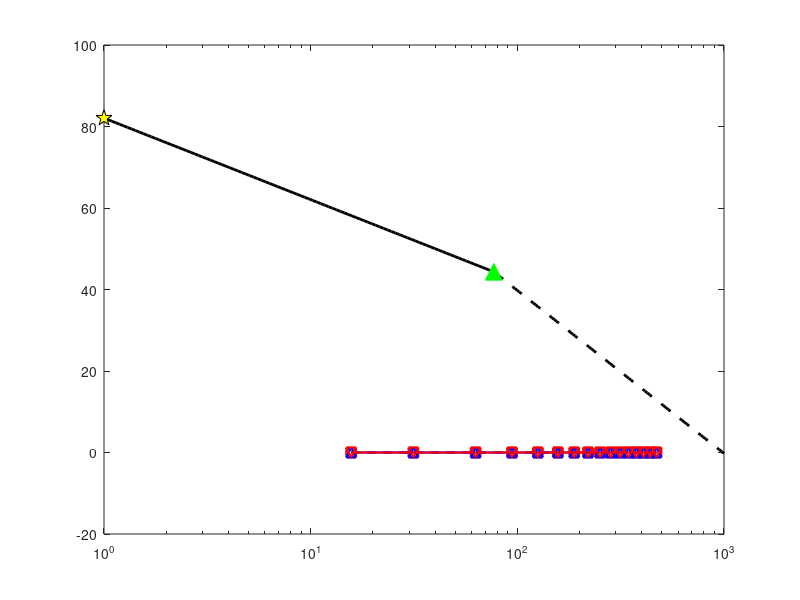

Write the MATLAB code that produced this figure. (Note: this script raises an error after producing the figure.)
%% Lab 5 - System Identification Batch Processor
clear; close all; clc;

%% ── Parameters ───────────────────────────────────────────────────────────────
test_amps  = [0.5, 1.0];
test_freqs = [2.5, 5.0, 10.0, 15.0, 20.0, 25.0, 30.0, 35.0, ...
              40.0, 45.0, 50.0, 55.0, 60.0, 65.0, 70.0, 75.0];

Fs     = 1000;    % Sampling frequency (Hz)
Tdelay = 1.071;   % Seconds to skip for filter transient

% Estimated plant parameters
Km      = 12672;
Tm      = 0.013;
omega_m = 1 / Tm;  % Break frequency ~76.9 rad/s

%% ── Pre-allocate ─────────────────────────────────────────────────────────────
Mag_dB_05V    = zeros(1, length(test_freqs));
Mag_dB_10V    = zeros(1, length(test_freqs));
Mag_dB_05V_bw = zeros(1, length(test_freqs));
Mag_dB_10V_bw = zeros(1, length(test_freqs));

% Also store counts for Post-Lab 2 tables
Counts_05V    = zeros(1, length(test_freqs));
Counts_10V    = zeros(1, length(test_freqs));
Counts_05V_bw = zeros(1, length(test_freqs));
Counts_10V_bw = zeros(1, length(test_freqs));

%% ── Batch Process ────────────────────────────────────────────────────────────
fprintf('Starting Batch Process...\n');


for a_idx = 1:length(test_amps)
    Amp_in = test_amps(a_idx);
    
    for f_idx = 1:length(test_freqs)
        Freq_in = test_freqs(f_idx);
        
        % Construct filename
        fname = fullfile('Test_run', sprintf('sweep_%.1fV_%.1fHz.txt', Amp_in, Freq_in));
        
        % Safety check
        if ~isfile(fname)
            warning('File %s not found! Skipping...', fname);
            continue;
        end
        
        % Read data
        % Row 1: [Freq, Amp] metadata
        % Row 2 to end: [raw_counts, filtered_counts]
        raw_data = readmatrix(fname);
        raw  = raw_data(2:end, 1);  % Column 1: raw encoder counts
        filt = raw_data(2:end, 2);  % Column 2: real-time HP filtered counts
        
        % Steady-state segment start index
        idx0 = floor(Tdelay * Fs) + 1;
        if idx0 > length(filt)
            warning('File %s is too short! Skipping...', fname);
            continue;
        end
        
        % Input peak-to-peak voltage
        In_PP = 2 * Amp_in;

        % ── Series A: Real-time C++ filtered ──────────────────────────────
        fseg      = filt(idx0:end);
        fseg0     = fseg - mean(fseg);
        Crms_A    = sqrt(mean(fseg0.^2));
        Out_PP_A  = 2 * sqrt(2) * Crms_A;
        Gain_dB_A = 20 * log10(Out_PP_A / In_PP);

        % ── Series B: MATLAB Butterworth HP filter on raw counts ───────────
        Fc        = Freq_in / 2;                   % Cutoff = half test frequency
        [b, a]    = butter(2, Fc/(Fs/2), 'high');
        raw_bw    = filter(b, a, raw);
        bseg      = raw_bw(idx0:end);
        bseg0     = bseg - mean(bseg);
        Crms_B    = sqrt(mean(bseg0.^2));
        Out_PP_B  = 2 * sqrt(2) * Crms_B;
        Gain_dB_B = 20 * log10(Out_PP_B / In_PP);

        % ── Store results ──────────────────────────────────────────────────
        if Amp_in == 0.5
            Mag_dB_05V(f_idx)    = Gain_dB_A;
            Mag_dB_05V_bw(f_idx) = Gain_dB_B;
            Counts_05V(f_idx)    = Out_PP_A;
            Counts_05V_bw(f_idx) = Out_PP_B;
        elseif Amp_in == 1.0
            Mag_dB_10V(f_idx)    = Gain_dB_A;
            Mag_dB_10V_bw(f_idx) = Gain_dB_B;
            Counts_10V(f_idx)    = Out_PP_A;
            Counts_10V_bw(f_idx) = Out_PP_B;
        end
    end
end

%% ── Print Tables ──────────────────────────────────────────────────
fprintf('\n========== V_in = 0.5V ==========\n');
fprintf('%-12s %-15s %-15s %-15s %-15s\n', ...
    'Freq(Hz)', 'RT Counts', 'RT Mag(dB)', 'BW Counts', 'BW Mag(dB)');
fprintf('%s\n', repmat('-', 1, 72));
for i = 1:length(test_freqs)
    fprintf('%-12.1f %-15.1f %-15.2f %-15.1f %-15.2f\n', ...
        test_freqs(i), Counts_05V(i), Mag_dB_05V(i), Counts_05V_bw(i), Mag_dB_05V_bw(i));
end

fprintf('\n========== V_in = 1.0V ==========\n');
fprintf('%-12s %-15s %-15s %-15s %-15s\n', ...
    'Freq(Hz)', 'RT Counts', 'RT Mag(dB)', 'BW Counts', 'BW Mag(dB)');
fprintf('%s\n', repmat('-', 1, 72));
for i = 1:length(test_freqs)
    fprintf('%-12.1f %-15.1f %-15.2f %-15.1f %-15.2f\n', ...
        test_freqs(i), Counts_10V(i), Mag_dB_10V(i), Counts_10V_bw(i), Mag_dB_10V_bw(i));
end

%% ── Post-Lab 1: Bode Plot with Asymptotes ────────────────────────────────────
omega_rad_sec = test_freqs * 2 * pi;

% Asymptote lines
omega_low  = logspace(0, log10(omega_m), 100);
asym_low   = 20*log10(Km) - 20*log10(omega_low);

y_break    = 20*log10(Km) - 20*log10(omega_m);
omega_high = logspace(log10(omega_m), 3, 100);
asym_high  = y_break - 40*(log10(omega_high) - log10(omega_m));

figure('Name', 'Post-Lab 1 - DC Servomotor Bode Plot', 'Color', 'w');

% Data series
semilogx(omega_rad_sec, Mag_dB_05V,    'bo-',  'LineWidth', 1.5, 'MarkerSize', 7, ...
    'DisplayName', '0.5V – RT Filter (C++)');
hold on;
semilogx(omega_rad_sec, Mag_dB_10V,    'rs-',  'LineWidth', 1.5, 'MarkerSize', 7, ...
    'DisplayName', '1.0V – RT Filter (C++)');
semilogx(omega_rad_sec, Mag_dB_05V_bw, 'b^--', 'LineWidth', 1.5, 'MarkerSize', 7, ...
    'DisplayName', '0.5V – MATLAB BW Filter');
semilogx(omega_rad_sec, Mag_dB_10V_bw, 'rv--', 'LineWidth', 1.5, 'MarkerSize', 7, ...
    'DisplayName', '1.0V – MATLAB BW Filter');

% Asymptotes
semilogx(omega_low,  asym_low,  'k-',  'LineWidth', 2.0, 'DisplayName', 'Asymptote -20 dB/dec');
semilogx(omega_high, asym_high, 'k--', 'LineWidth', 2.0, 'DisplayName', 'Asymptote -40 dB/dec');

% Km reading point at omega = 1
plot(1, 20*log10(Km), 'kp', 'MarkerSize', 12, 'MarkerFaceColor', 'yellow', ...
    'DisplayName', sprintf('\\omega=1: %.1f dB  →  K_m = %.0f', 20*log10(Km), Km));

% Break frequency point
plot(omega_m, y_break, 'g^', 'MarkerSize', 12, 'MarkerFaceColor', 'green', ...
    'DisplayName', sprintf('\\omega_m = %.1f rad/s  →  T_m = %.3f s', omega_m, Tm));

% Vertical reference lines
xline(1,       '-.',  '\omega = 1',       'LabelVerticalAlignment', 'bottom', ...
    'Color', [0.5 0 0.5], 'LineWidth', 1.2, 'HandleVisibility', 'off');
xline(omega_m, '-.',  '\omega_m = 76.9',  'LabelVerticalAlignment', 'bottom', ...
    'Color', [0 0.6 0],   'LineWidth', 1.2, 'HandleVisibility', 'off');

% Transfer function text box
str = sprintf(['Estimated Transfer Functions:\n' ...
               '0.5V:  \\theta(s)/V(s) = %d / [s(%.3fs + 1)]\n' ...
               '1.0V:  \\theta(s)/V(s) = %d / [s(%.3fs + 1)]'], ...
               Km, Tm, Km, Tm);
annotation('textbox', [0.13 0.08 0.45 0.12], 'String', str, ...
    'FitBoxToText', 'on', 'BackgroundColor', 'white', ...
    'EdgeColor', 'black', 'FontSize', 9);

% Formatting
grid on;
xlabel('Frequency \omega (rad/sec)',                       'FontWeight', 'bold', 'FontSize', 12);
ylabel('Magnitude  20·log_{10}(Counts / Voltage)  (dB)',  'FontWeight', 'bold', 'FontSize', 12);
title('Post-Lab 1: Open Loop Bode Plot – DC Servomotor',  'FontWeight', 'bold', 'FontSize', 13);
legend('Location', 'southwest', 'FontSize', 9);
xlim([1, 1000]);
ylim([0, 100]);
